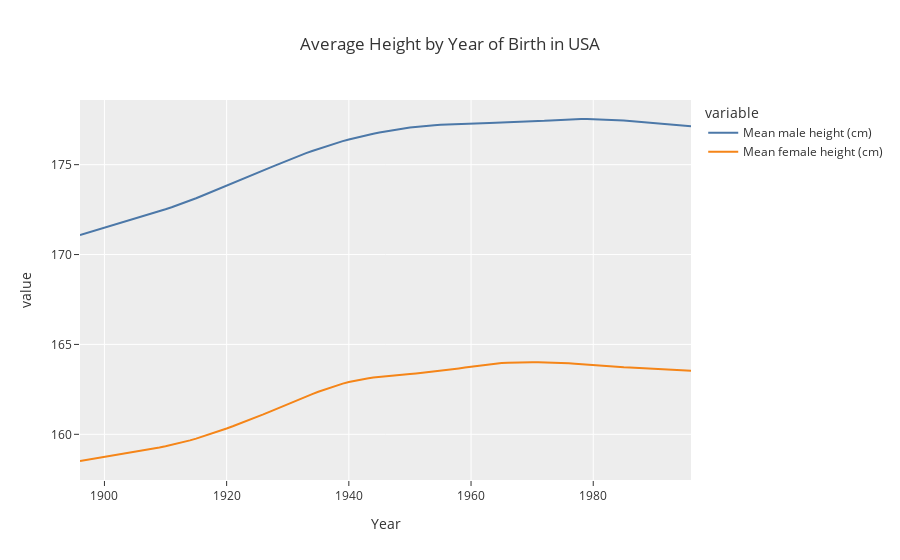

This figure's notebook cell:
### Code cell
wide_df = px.data.medals_wide()
fig = px.line(height, x="Year",y=['Mean male height (cm)', 'Mean female height (cm)'], title="Average Height by Year of Birth in USA",
             color_discrete_sequence=px.colors.qualitative.T10, template= 'ggplot2')
fig.show()
fig.write_html((Path('/Users/ianapeix/ADA2022/html/USA_Height.html')))
